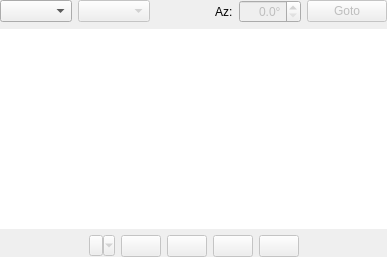
<?xml version="1.0" encoding="UTF-8"?>
<ui version="4.0">
 <class>RotatorWidget</class>
 <widget class="QWidget" name="RotatorWidget">
  <property name="geometry">
   <rect>
    <x>0</x>
    <y>0</y>
    <width>387</width>
    <height>257</height>
   </rect>
  </property>
  <property name="windowTitle">
   <string>Form</string>
  </property>
  <layout class="QVBoxLayout" name="verticalLayout">
   <property name="leftMargin">
    <number>0</number>
   </property>
   <property name="topMargin">
    <number>0</number>
   </property>
   <property name="rightMargin">
    <number>0</number>
   </property>
   <property name="bottomMargin">
    <number>0</number>
   </property>
   <item>
    <layout class="QHBoxLayout" name="horizontalLayout">
     <item>
      <widget class="QComboBox" name="rotProfileCombo">
       <property name="focusPolicy">
        <enum>Qt::ClickFocus</enum>
       </property>
       <property name="sizeAdjustPolicy">
        <enum>QComboBox::AdjustToContents</enum>
       </property>
      </widget>
     </item>
     <item>
      <widget class="QComboBox" name="userButtonsProfileCombo">
       <property name="enabled">
        <bool>false</bool>
       </property>
      </widget>
     </item>
     <item>
      <spacer name="horizontalSpacer">
       <property name="orientation">
        <enum>Qt::Horizontal</enum>
       </property>
       <property name="sizeHint" stdset="0">
        <size>
         <width>40</width>
         <height>20</height>
        </size>
       </property>
      </spacer>
     </item>
     <item>
      <widget class="QLabel" name="azLabel">
       <property name="text">
        <string>Az:</string>
       </property>
      </widget>
     </item>
     <item>
      <widget class="QDoubleSpinBox" name="gotoDoubleSpinBox">
       <property name="enabled">
        <bool>false</bool>
       </property>
       <property name="sizePolicy">
        <sizepolicy hsizetype="Maximum" vsizetype="Fixed">
         <horstretch>0</horstretch>
         <verstretch>0</verstretch>
        </sizepolicy>
       </property>
       <property name="focusPolicy">
        <enum>Qt::ClickFocus</enum>
       </property>
       <property name="alignment">
        <set>Qt::AlignRight|Qt::AlignTrailing|Qt::AlignVCenter</set>
       </property>
       <property name="suffix">
        <string>°</string>
       </property>
       <property name="decimals">
        <number>1</number>
       </property>
       <property name="maximum">
        <double>359.000000000000000</double>
       </property>
      </widget>
     </item>
     <item>
      <widget class="QPushButton" name="gotoButton">
       <property name="enabled">
        <bool>false</bool>
       </property>
       <property name="focusPolicy">
        <enum>Qt::ClickFocus</enum>
       </property>
       <property name="text">
        <string>Goto</string>
       </property>
      </widget>
     </item>
    </layout>
   </item>
   <item>
    <widget class="QGraphicsView" name="compassView">
     <property name="focusPolicy">
      <enum>Qt::ClickFocus</enum>
     </property>
     <property name="frameShape">
      <enum>QFrame::NoFrame</enum>
     </property>
     <property name="frameShadow">
      <enum>QFrame::Plain</enum>
     </property>
     <property name="renderHints">
      <set>QPainter::Antialiasing|QPainter::SmoothPixmapTransform|QPainter::TextAntialiasing</set>
     </property>
    </widget>
   </item>
   <item>
    <layout class="QHBoxLayout" name="horizontalLayout_2">
     <property name="rightMargin">
      <number>0</number>
     </property>
     <property name="bottomMargin">
      <number>0</number>
     </property>
     <item>
      <spacer name="horizontalSpacer_2">
       <property name="orientation">
        <enum>Qt::Horizontal</enum>
       </property>
       <property name="sizeHint" stdset="0">
        <size>
         <width>40</width>
         <height>20</height>
        </size>
       </property>
      </spacer>
     </item>
     <item>
      <widget class="QToolButton" name="qsoBearingButton">
       <property name="enabled">
        <bool>false</bool>
       </property>
       <property name="focusPolicy">
        <enum>Qt::NoFocus</enum>
       </property>
       <property name="text">
        <string/>
       </property>
       <property name="popupMode">
        <enum>QToolButton::MenuButtonPopup</enum>
       </property>
       <property name="toolButtonStyle">
        <enum>Qt::ToolButtonTextOnly</enum>
       </property>
      </widget>
     </item>
     <item>
      <widget class="QPushButton" name="userButton_1">
       <property name="enabled">
        <bool>false</bool>
       </property>
       <property name="sizePolicy">
        <sizepolicy hsizetype="Minimum" vsizetype="Fixed">
         <horstretch>0</horstretch>
         <verstretch>0</verstretch>
        </sizepolicy>
       </property>
       <property name="maximumSize">
        <size>
         <width>50</width>
         <height>16777215</height>
        </size>
       </property>
       <property name="text">
        <string/>
       </property>
      </widget>
     </item>
     <item>
      <widget class="QPushButton" name="userButton_2">
       <property name="enabled">
        <bool>false</bool>
       </property>
       <property name="sizePolicy">
        <sizepolicy hsizetype="Minimum" vsizetype="Fixed">
         <horstretch>0</horstretch>
         <verstretch>0</verstretch>
        </sizepolicy>
       </property>
       <property name="maximumSize">
        <size>
         <width>50</width>
         <height>16777215</height>
        </size>
       </property>
       <property name="text">
        <string/>
       </property>
      </widget>
     </item>
     <item>
      <widget class="QPushButton" name="userButton_3">
       <property name="enabled">
        <bool>false</bool>
       </property>
       <property name="sizePolicy">
        <sizepolicy hsizetype="Minimum" vsizetype="Fixed">
         <horstretch>0</horstretch>
         <verstretch>0</verstretch>
        </sizepolicy>
       </property>
       <property name="maximumSize">
        <size>
         <width>50</width>
         <height>16777215</height>
        </size>
       </property>
       <property name="text">
        <string/>
       </property>
      </widget>
     </item>
     <item>
      <widget class="QPushButton" name="userButton_4">
       <property name="enabled">
        <bool>false</bool>
       </property>
       <property name="sizePolicy">
        <sizepolicy hsizetype="Minimum" vsizetype="Fixed">
         <horstretch>0</horstretch>
         <verstretch>0</verstretch>
        </sizepolicy>
       </property>
       <property name="maximumSize">
        <size>
         <width>50</width>
         <height>16777215</height>
        </size>
       </property>
       <property name="text">
        <string/>
       </property>
      </widget>
     </item>
     <item>
      <spacer name="horizontalSpacer_3">
       <property name="orientation">
        <enum>Qt::Horizontal</enum>
       </property>
       <property name="sizeHint" stdset="0">
        <size>
         <width>40</width>
         <height>20</height>
        </size>
       </property>
      </spacer>
     </item>
    </layout>
   </item>
  </layout>
  <action name="actionQSO_LP">
   <property name="text">
    <string>QSO LP</string>
   </property>
   <property name="toolTip">
    <string>QSO Long Path</string>
   </property>
  </action>
  <action name="actionQSO_SP">
   <property name="text">
    <string>QSO SP</string>
   </property>
   <property name="toolTip">
    <string>QSO Short Path</string>
   </property>
  </action>
 </widget>
 <resources/>
 <connections>
  <connection>
   <sender>gotoButton</sender>
   <signal>clicked()</signal>
   <receiver>RotatorWidget</receiver>
   <slot>gotoPosition()</slot>
   <hints>
    <hint type="sourcelabel">
     <x>353</x>
     <y>25</y>
    </hint>
    <hint type="destinationlabel">
     <x>132</x>
     <y>128</y>
    </hint>
   </hints>
  </connection>
  <connection>
   <sender>rotProfileCombo</sender>
   <signal>currentTextChanged(QString)</signal>
   <receiver>RotatorWidget</receiver>
   <slot>rotProfileComboChanged(QString)</slot>
   <hints>
    <hint type="sourcelabel">
     <x>61</x>
     <y>25</y>
    </hint>
    <hint type="destinationlabel">
     <x>132</x>
     <y>128</y>
    </hint>
   </hints>
  </connection>
  <connection>
   <sender>userButton_1</sender>
   <signal>clicked()</signal>
   <receiver>RotatorWidget</receiver>
   <slot>userButton1()</slot>
   <hints>
    <hint type="sourcelabel">
     <x>123</x>
     <y>243</y>
    </hint>
    <hint type="destinationlabel">
     <x>177</x>
     <y>128</y>
    </hint>
   </hints>
  </connection>
  <connection>
   <sender>userButton_2</sender>
   <signal>clicked()</signal>
   <receiver>RotatorWidget</receiver>
   <slot>userButton2()</slot>
   <hints>
    <hint type="sourcelabel">
     <x>177</x>
     <y>243</y>
    </hint>
    <hint type="destinationlabel">
     <x>177</x>
     <y>128</y>
    </hint>
   </hints>
  </connection>
  <connection>
   <sender>userButton_3</sender>
   <signal>clicked()</signal>
   <receiver>RotatorWidget</receiver>
   <slot>userButton3()</slot>
   <hints>
    <hint type="sourcelabel">
     <x>231</x>
     <y>243</y>
    </hint>
    <hint type="destinationlabel">
     <x>177</x>
     <y>128</y>
    </hint>
   </hints>
  </connection>
  <connection>
   <sender>userButton_4</sender>
   <signal>clicked()</signal>
   <receiver>RotatorWidget</receiver>
   <slot>userButton4()</slot>
   <hints>
    <hint type="sourcelabel">
     <x>285</x>
     <y>243</y>
    </hint>
    <hint type="destinationlabel">
     <x>177</x>
     <y>128</y>
    </hint>
   </hints>
  </connection>
  <connection>
   <sender>userButtonsProfileCombo</sender>
   <signal>currentTextChanged(QString)</signal>
   <receiver>RotatorWidget</receiver>
   <slot>rotUserButtonProfileComboChanged(QString)</slot>
   <hints>
    <hint type="sourcelabel">
     <x>135</x>
     <y>13</y>
    </hint>
    <hint type="destinationlabel">
     <x>177</x>
     <y>128</y>
    </hint>
   </hints>
  </connection>
  <connection>
   <sender>actionQSO_LP</sender>
   <signal>triggered()</signal>
   <receiver>RotatorWidget</receiver>
   <slot>qsoBearingLP()</slot>
   <hints>
    <hint type="sourcelabel">
     <x>-1</x>
     <y>-1</y>
    </hint>
    <hint type="destinationlabel">
     <x>193</x>
     <y>128</y>
    </hint>
   </hints>
  </connection>
  <connection>
   <sender>actionQSO_SP</sender>
   <signal>triggered()</signal>
   <receiver>RotatorWidget</receiver>
   <slot>qsoBearingSP()</slot>
   <hints>
    <hint type="sourcelabel">
     <x>-1</x>
     <y>-1</y>
    </hint>
    <hint type="destinationlabel">
     <x>193</x>
     <y>128</y>
    </hint>
   </hints>
  </connection>
  <connection>
   <sender>gotoDoubleSpinBox</sender>
   <signal>valueChanged(double)</signal>
   <receiver>RotatorWidget</receiver>
   <slot>setRequestedAz(double)</slot>
   <hints>
    <hint type="sourcelabel">
     <x>265</x>
     <y>14</y>
    </hint>
    <hint type="destinationlabel">
     <x>193</x>
     <y>128</y>
    </hint>
   </hints>
  </connection>
 </connections>
 <slots>
  <slot>gotoPosition()</slot>
  <slot>rotProfileComboChanged(QString)</slot>
  <slot>userButton1()</slot>
  <slot>userButton2()</slot>
  <slot>userButton3()</slot>
  <slot>userButton4()</slot>
  <slot>rotUserButtonProfileComboChanged(QString)</slot>
  <slot>qsoBearingSP()</slot>
  <slot>qsoBearingLP()</slot>
  <slot>setRequestedAz(double)</slot>
 </slots>
</ui>
